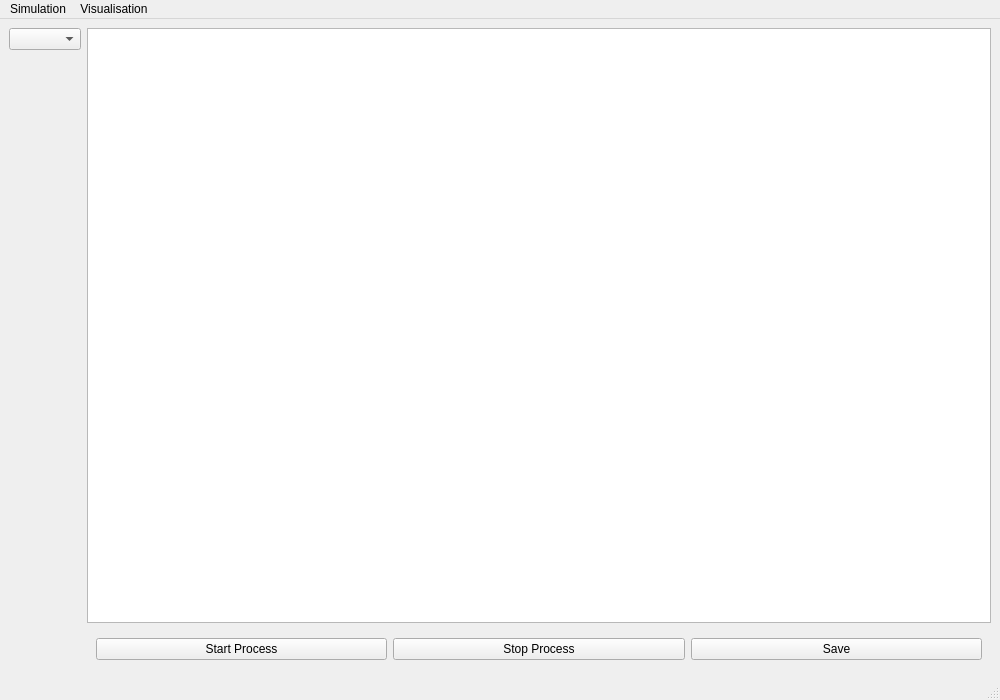
<?xml version="1.0" encoding="UTF-8"?>
<ui version="4.0">
 <class>MainWindow</class>
 <widget class="QMainWindow" name="MainWindow">
  <property name="geometry">
   <rect>
    <x>0</x>
    <y>0</y>
    <width>1000</width>
    <height>700</height>
   </rect>
  </property>
  <property name="windowTitle">
   <string>Crowd Dynamics</string>
  </property>
  <property name="styleSheet">
   <string notr="true"/>
  </property>
  <widget class="QWidget" name="centralwidget">
   <property name="sizePolicy">
    <sizepolicy hsizetype="Preferred" vsizetype="Preferred">
     <horstretch>0</horstretch>
     <verstretch>0</verstretch>
    </sizepolicy>
   </property>
   <layout class="QGridLayout" name="gridLayout">
    <item row="0" column="0" rowspan="2">
     <layout class="QVBoxLayout" name="sidebarLeft">
      <item>
       <widget class="QComboBox" name="simulationsBox"/>
      </item>
      <item>
       <spacer name="verticalSpacer">
        <property name="orientation">
         <enum>Qt::Vertical</enum>
        </property>
        <property name="sizeHint" stdset="0">
         <size>
          <width>20</width>
          <height>40</height>
         </size>
        </property>
       </spacer>
      </item>
     </layout>
    </item>
    <item row="0" column="1">
     <widget class="GraphicsLayoutWidget" name="graphicsLayout">
      <property name="styleSheet">
       <string notr="true"/>
      </property>
     </widget>
    </item>
    <item row="1" column="1">
     <widget class="QWidget" name="controlbarDown" native="true">
      <layout class="QHBoxLayout" name="controlbar">
       <item>
        <widget class="QPushButton" name="startButton">
         <property name="text">
          <string>Start Process</string>
         </property>
        </widget>
       </item>
       <item>
        <widget class="QPushButton" name="stopButton">
         <property name="text">
          <string>Stop Process</string>
         </property>
        </widget>
       </item>
       <item>
        <widget class="QPushButton" name="saveButton">
         <property name="text">
          <string>Save</string>
         </property>
        </widget>
       </item>
      </layout>
     </widget>
    </item>
   </layout>
  </widget>
  <widget class="QMenuBar" name="menubar">
   <property name="geometry">
    <rect>
     <x>0</x>
     <y>0</y>
     <width>1000</width>
     <height>20</height>
    </rect>
   </property>
   <widget class="QMenu" name="simulationMenu">
    <property name="title">
     <string>Simulation</string>
    </property>
    <addaction name="actionOpen"/>
    <addaction name="actionSave"/>
   </widget>
   <widget class="QMenu" name="visualisationMenu">
    <property name="title">
     <string>Visualisation</string>
    </property>
    <addaction name="actionDensity"/>
    <addaction name="actionNavigation"/>
   </widget>
   <addaction name="simulationMenu"/>
   <addaction name="visualisationMenu"/>
  </widget>
  <widget class="QStatusBar" name="statusbar"/>
  <action name="actionSave">
   <property name="text">
    <string>Save As</string>
   </property>
  </action>
  <action name="actionOpen">
   <property name="text">
    <string>Open</string>
   </property>
  </action>
  <action name="actionDensity">
   <property name="text">
    <string>Density</string>
   </property>
  </action>
  <action name="actionNavigation">
   <property name="text">
    <string>Navigation</string>
   </property>
  </action>
  <action name="actionNew">
   <property name="text">
    <string>New</string>
   </property>
  </action>
 </widget>
 <customwidgets>
  <customwidget>
   <class>GraphicsLayoutWidget</class>
   <extends>QGraphicsView</extends>
   <header>pyqtgraph</header>
  </customwidget>
 </customwidgets>
 <resources/>
 <connections/>
</ui>
